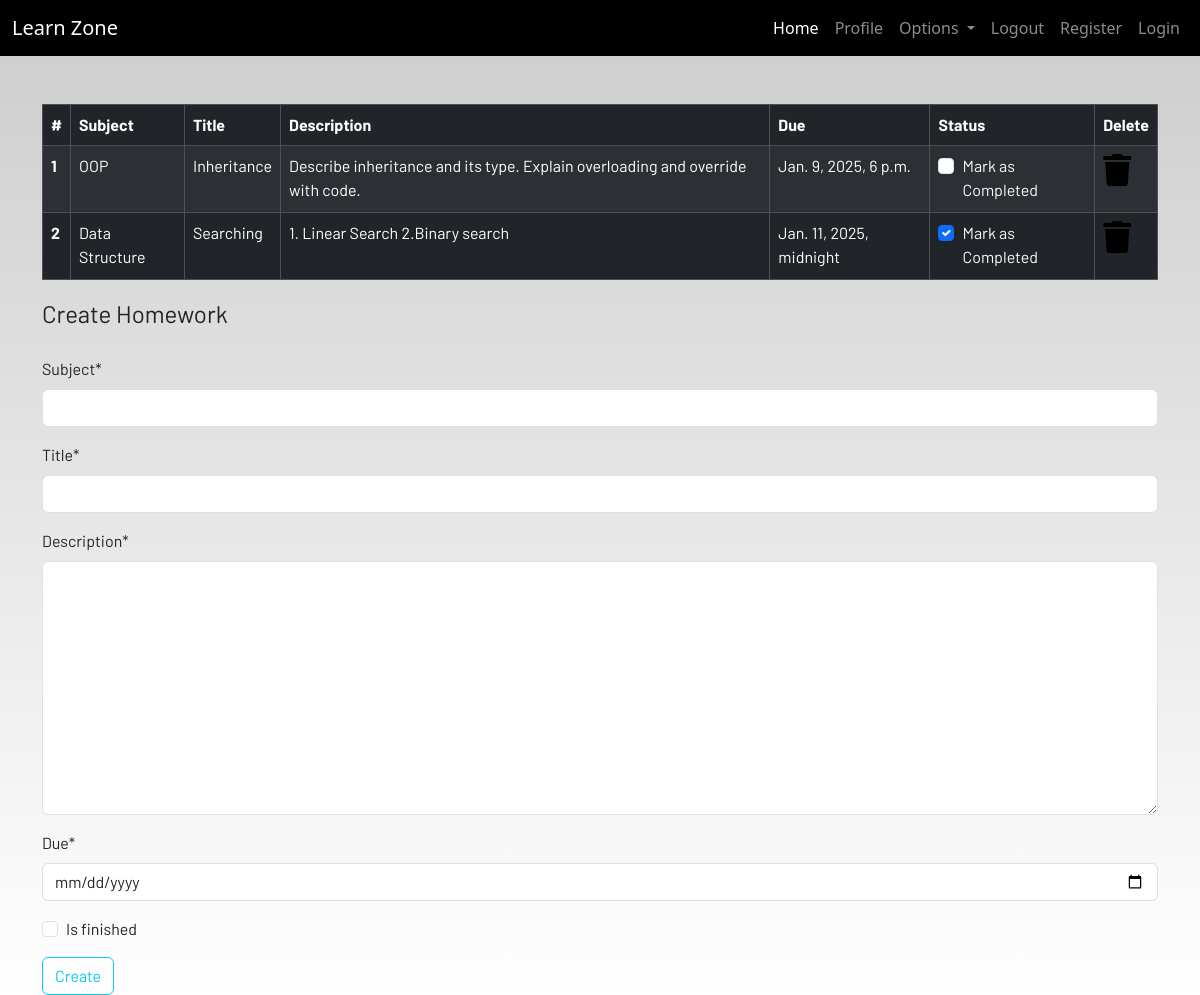
The app's page /homework (signed in), older data.
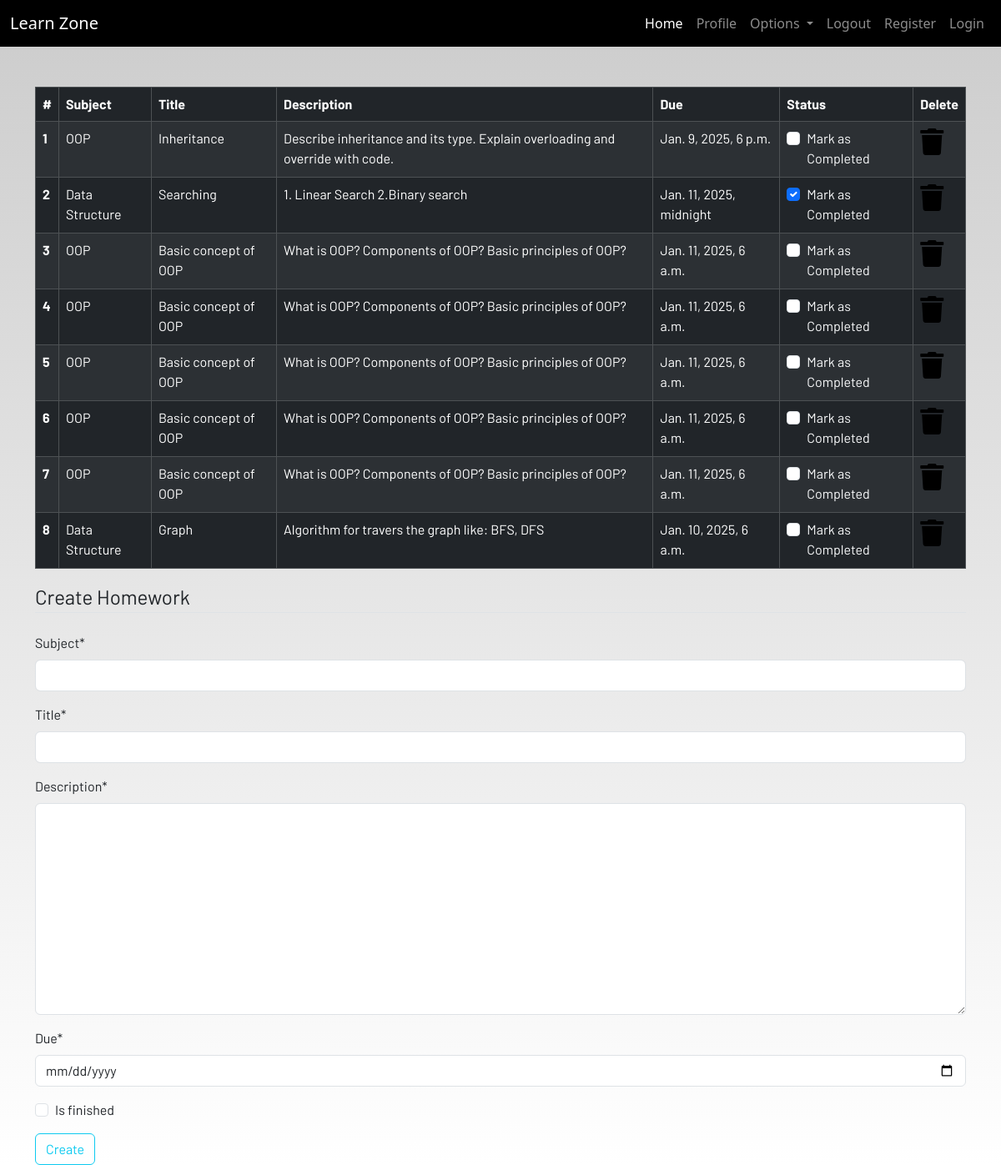
The same page, newer data.
### dashboard/models.py (models this page shows, shortened)
class Homework(models.Model):
     user = models.ForeignKey(User,on_delete=models.CASCADE)
     subject = models.CharField(max_length=50)
     title = models.CharField(max_length=100)
     description = models.TextField()
     due = models.DateTimeField()
     is_finished = models.BooleanField(default=False)

### dashboard/views.py (the view)
# urls.py: path('homework',views.homework,name='homework'),
def homework(request):
    if request.method == 'POST':
        form = HomeworkForm(request.POST)
        if form.is_valid():
            try:
                finished = request.POST.get('is_finished', 'off')
                finished = True if finished == 'on' else False
            except:
                finished = False
            due = request.POST['due']
            if len(due) == 10:  # Date only (YYYY-MM-DD)
                due += " 00:00:00"  # Add default time
            due = timezone.make_aware(datetime.strptime(due, "%Y-%m-%d %H:%M:%S"))
            homeworks = Homework(
                user=request.user,
                subject=request.POST['subject'],
                title=request.POST['title'],
                description=request.POST['description'],
                due=due,
                is_finished=finished
            )
            homeworks.save()
            form = HomeworkForm()  # Reset the form
            messages.success(request, f'Homework added from {request.user.username}')
    else:
        form = HomeworkForm()
    homeworks = Homework.objects.filter(user=request.user)
    homework_done = True if not homeworks else False  # No homework available if empty
    context = {
        'homeworks': homeworks,
        'homework_done': homework_done,
        'form': form,
    }
    return render(request, 'dashboard/homework.html', context)

### dashboard/forms.py
class HomeworkForm(forms.ModelForm):
    class Meta:
        model = Homework
        fields = ['subject', 'title', 'description', 'due', 'is_finished']
        widgets = {
            'due': widgets.DateInput(attrs={'type': 'date'}),
        }

### dashboard/templates/dashboard/homework.html (shortened to what this page needs)
{% extends 'dashboard/base.html' %}
{% load static %}
{% load crispy_forms_tags %}
{% block content %}
<div class="container">
{% if not homework_done %}
    <table class="table table-striped table-bordered table-hover table-dark">
        <thead>
            <tr>
                <th scope="col">#</th>
                <th scope="col">Subject</th>
                <th scope="col">Title</th>
                <th scope="col">Description</th>
                <th scope="col">Due</th>
                <th scope="col">Status</th>
                <th scope="col">Delete</th>
            </tr>
        </thead>
        <tbody>
        {% for homework in homeworks %}
            <tr>
                <th scope="row">{{forloop.counter}}</th>
                <td>{{homework.subject}}</td>
                <td>{{homework.title}}</td>
                <td>{{homework.description}}</td>
                <td>{{homework.due}}</td>
                <td>
                    <a href="{% url 'update-homework' homework.id %}">
                        <div class="form-check">
                        {% if homework.is_finished == True %}
                            <input class="form-check-input" type="checkbox" value="" checked>
                        {% else %}
                            <input class="form-check-input" type="checkbox" value="">
                        {% endif %}
                            <label class="form-check-label text-light" for="flexCheckDefault">
                                Mark as Completed
                            </label>
                        </div>
                    </a>
                </td>
                <td><a href="{% url 'delete-homework' homework.id %}"><i class="fa fa-trash fa-2x"></i></a></td>
            </tr>
        {% endfor %}
        </tbody>
    </table>
{% else %}
    <h4>All homeworks are completed!! Create to have more!!</h4>
{% endif %}
</div>
<div class=" container">
    <form method="POST">
        <fieldset class="form-group">
            <legend class="border-bottom mb-4">Create Homework</legend>
        {{ form|crispy }}
        </fieldset>
        <div class="form-group">
            <button href="" class="btn btn-outline-info" type="submit">
                Create
            </button>
        </div>
    </form>
</div>
{% endblock content %}

### dashboard/templates/dashboard/base.html (shortened to what this page needs)
<!DOCTYPE html>
{% load static %}
<html lang="en">
<head>
  <link href="https://cdn.jsdelivr.net/npm/bootstrap@5.3.3/dist/css/bootstrap.min.css" rel="stylesheet">
  <link rel="stylesheet" href="https://use.fontawesome.com/releases/v5.7.2/css/all.css"
 />
  <link rel="stylesheet" href="{% static 'css/main.css' %}" />
</head>
<body>
  <header>
    <nav class="navbar navbar-expand-lg navbar-dark bg-dark">
      <div class="container-fluid">
        <a class="navbar-brand" href="#">Learn Zone</a>
        <div class="collapse navbar-collapse justify-content-end" id="navbarSupportedContent">
          <ul class="navbar-nav mb-2 mb-lg-0">
            <li class="nav-item">
              <a class="nav-link active" aria-current="page" href="#">Home</a>
            </li>
            <li class="nav-item">
              <a class="nav-link" href="#">Profile</a>
            </li>
            <li class="nav-item dropdown">
              <a class="nav-link dropdown-toggle" href="#" id="navbarDropdown" role="button" data-toggle="dropdown"
                aria-haspopup="true" aria-expanded="false">
                Options
              </a>
            </li>
            <li class="nav-item">
              <a class="nav-link" href="#">Logout</a>
            </li>
            <li class="nav-item">
              <a class="nav-link" href="#">Register</a>
            </li>
            <li class="nav-item">
              <a class="nav-link" href="#">Login</a>
            </li>
          </ul>
        </div>
      </div>
    </nav>
  </header>
  <br /><br />
  <main>
    {% block content %}
    {% endblock content %}
  </main>
</body>
</html>

### static/CSS/main.css (style rules this page uses)
html { scroll-behavior: smooth; height: 100%; width: 100%; }
main { font-family: Barlow, Quicksand, Rubik, sans-serif, serif, 'Times New Roman', Times, serif !important; }
.navbar { background-color: rgb(0, 0, 0) !important; }
a { text-decoration: none !important; color: black; }
html, body { max-width: 100%; overflow-x: hidden; height: 100%; width: 100%; }
body { background: linear-gradient(rgba(0, 0, 0, 0.2), rgba(255, 255, 255, 0.5)); overflow-x: hidden; background-repeat: no-repeat; }
.fa { color: black; }

Row changes from the older to the newer data that the page shows:
added Homework: subject "OOP", title "Basic concept of OOP", description "What is OOP? Components of OOP? Basic principles of OOP?", due "Jan. 11, 2025, 6 a.m."
added Homework: subject "OOP", title "Basic concept of OOP", description "What is OOP? Components of OOP? Basic principles of OOP?", due "Jan. 11, 2025, 6 a.m."
added Homework: subject "OOP", title "Basic concept of OOP", description "What is OOP? Components of OOP? Basic principles of OOP?", due "Jan. 11, 2025, 6 a.m."
added Homework: subject "OOP", title "Basic concept of OOP", description "What is OOP? Components of OOP? Basic principles of OOP?", due "Jan. 11, 2025, 6 a.m."
added Homework: subject "OOP", title "Basic concept of OOP", description "What is OOP? Components of OOP? Basic principles of OOP?", due "Jan. 11, 2025, 6 a.m."
added Homework: subject "Data Structure", title "Graph", description "Algorithm for travers the graph like: BFS, DFS", due "Jan. 10, 2025, 6 a.m."
